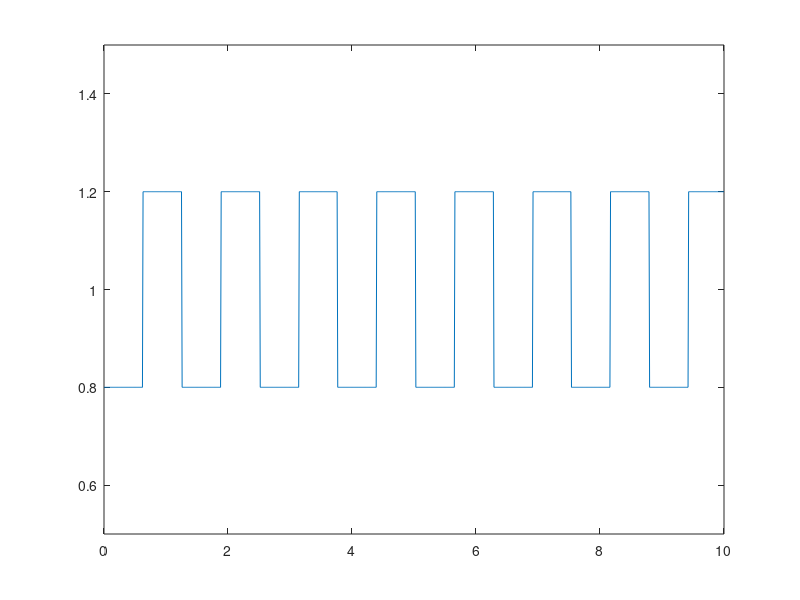

This figure's MATLAB source: (Note: this script raises an error after producing the figure.)
a = 5;
delta = 0;
t = 0:0.01:10;
w1 = zeros(1,length(t));
w2 = w1;

figure(1)
for i = 1:length(t)
    if mod(floor(t(i)/pi*a),2) == 0
        w1(i)=0.8;
    else 
        w1(i) = 1.2;
    end
end
plot(t,w1);
axis([0 10 0.5 1.5]);
set(gca,'XTick','');
set(gca,'YTick','');
xlabel('t');
ylabel('w(t)');

figure(2)
for i = 1:length(t)
    if sin(a*t+delta)>=0
        w2(i) = 1/(1+sin(a*t(i)+delta));
    else 
        w2(i) = 1-0.5*sin(a*t(i)+delta);
    end
end
plot(t,w2);
axis([0 10 0 2]);
set(gca,'XTick','');
set(gca,'YTick','');
xlabel('t');
ylabel('w(t)');